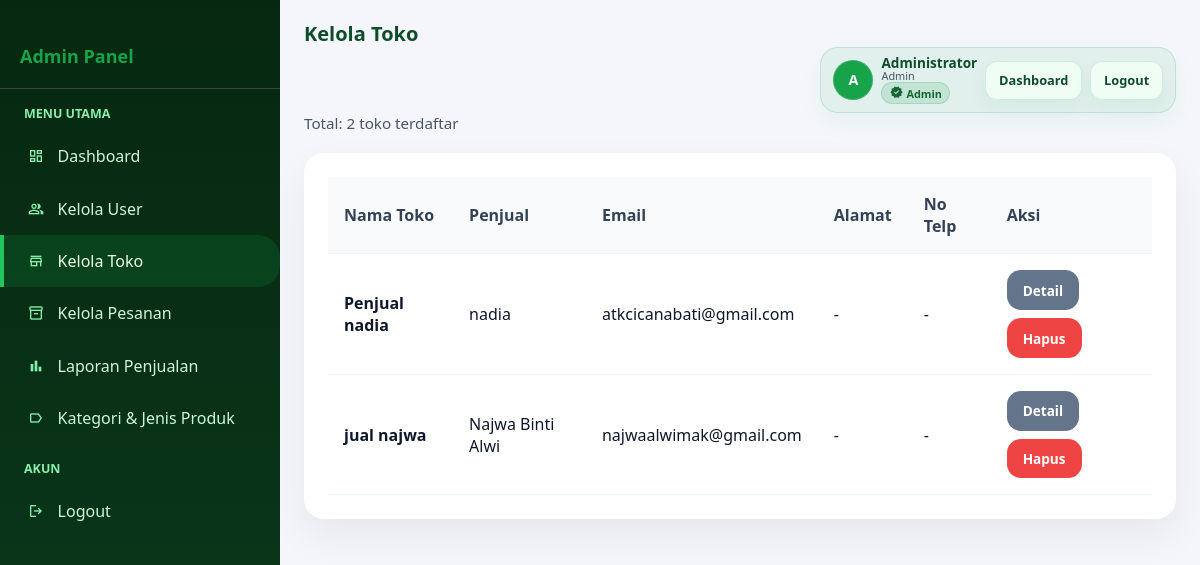
Page /admin/kelola_toko.php (signed in) on the committed database.
### tables this page shows
CREATE TABLE `toko` (
  `id` int(10) UNSIGNED NOT NULL,
  `user_id` int(10) UNSIGNED NOT NULL,
  `nama_toko` varchar(150) NOT NULL,
  `deskripsi` text DEFAULT NULL,
  `foto_toko` varchar(255) DEFAULT NULL,
  `bank_nama` varchar(100) DEFAULT NULL,
  `no_rekening` varchar(50) DEFAULT NULL,
  `nama_rekening` varchar(150) DEFAULT NULL,
  `total_terjual` int(10) UNSIGNED NOT NULL DEFAULT 0,
  `is_active` tinyint(1) NOT NULL DEFAULT 1,
  `created_at` datetime NOT NULL DEFAULT current_timestamp(),
  `updated_at` datetime NOT NULL DEFAULT current_timestamp() ON UPDATE current_timestamp()
);

CREATE TABLE `users` (
  `id` int(10) UNSIGNED NOT NULL,
  `nama` varchar(150) NOT NULL,
  `angkatan` varchar(30) NOT NULL COMMENT 'Contoh: 2020, 2021, Alumni',
  `jenis_keanggotaan` enum('penjual','bukan_penjual') NOT NULL,
  `alamat` text NOT NULL,
  `no_telp` varchar(30) DEFAULT NULL COMMENT 'Nomor telepon pengguna',
  `email` varchar(150) NOT NULL,
  `password` varchar(255) NOT NULL COMMENT 'Bcrypt hash',
  `role` enum('admin','penjual','pembeli') NOT NULL DEFAULT 'pembeli',
  `is_active` tinyint(1) NOT NULL DEFAULT 1,
  `created_at` datetime NOT NULL DEFAULT current_timestamp(),
  `updated_at` datetime NOT NULL DEFAULT current_timestamp() ON UPDATE current_timestamp()
);

### admin/kelola_toko.php (the view, shortened to what this page needs)
<?php
include '../Koneksi.php';
$toko = mysqli_query($koneksi, "
    SELECT t.*, u.nama as penjual, u.email
    FROM toko t
    JOIN users u ON t.user_id = u.id
    ORDER BY t.created_at DESC
");
$total = mysqli_num_rows($toko);
?>
<!DOCTYPE html>
<html>
<head>
    <link rel="stylesheet" href="../admin/Style.css">
</head>
<body>
<div class="wrapper">
    <div class="sidebar">
        <div style="padding: 20px; border-bottom: 1px solid #444;">
            <h3 style="color: #16a34a; font-size: 18px;">Admin Panel</h3>
        </div>
        <ul class="sidebar-menu">
            <li class="sidebar-title">Menu Utama</li>
            <li><a href="index.php"><span class="material-symbols-outlined icon">dashboard</span> Dashboard</a></li>
            <li><a href="users.php"><span class="material-symbols-outlined icon">people</span> Kelola User</a></li>
            <li><a href="kelola_toko.php" class="active"><span class="material-symbols-outlined icon">store</span> Kelola Toko</a></li>
            <li><a href="kelola_pesanan.php"><span class="material-symbols-outlined icon">inventory_2</span> Kelola Pesanan</a></li>
            <li><a href="laporan_penjualan.php"><span class="material-symbols-outlined icon">bar_chart</span> Laporan Penjualan</a></li>
            <li><a href="kelola_kategori.php"><span class="material-symbols-outlined icon">label</span> Kategori & Jenis Produk</a></li>
            <li class="sidebar-title">Akun</li>
            <li><a href="../auth/logout.php"><span class="material-symbols-outlined icon">logout</span> Logout</a></li>
        </ul>
    </div>
    <div class="main-content">
        <div class="navbar">
            <div class="navbar-brand">Kelola Toko</div>
            <div class="navbar-right">
                <div class="navbar-user">
                    <div class="avatar">
                        <?php if (!empty($_SESSION['avatar']) && file_exists(__DIR__ . '/../uploads/' . $_SESSION['avatar'])): ?>
                            <img src="../uploads/<?php echo htmlspecialchars($_SESSION['avatar']); ?>" alt="avatar">
                        <?php else: ?>
                            <span class="avatar-initials"><?php echo strtoupper(substr(trim($_SESSION['nama'] ?? 'A'),0,1)); ?></span>
                        <?php endif; ?>
                    </div>
                    <div class="user-info">
                        <div class="user-name"><?php echo htmlspecialchars($_SESSION['nama'] ?? 'Admin'); ?></div>
                        <div class="user-role"><span class="badge <?php echo 'badge-' . (strtolower($_SESSION['role'] ?? 'admin')); ?>"><?php echo htmlspecialchars(ucfirst($_SESSION['role'] ?? 'Admin')); ?></span></div>
                    </div>
                    <div class="navbar-links">
                        <a href="index.php" class="btn btn-sm">Dashboard</a>
                        <a href="../auth/logout.php" class="btn btn-danger btn-sm">Logout</a>
                    </div>
                </div>
            </div>
        </div>
        <p class="page-subtitle">Total: <?php echo $total; ?> toko terdaftar</p>
        <div class="card">
            <div style="overflow-x: auto;">
                <table class="table">
                    <thead>
                        <tr>
                            <th>Nama Toko</th>
                            <th>Penjual</th>
                            <th>Email</th>
                            <th>Alamat</th>
                            <th>No Telp</th>
                            <th>Aksi</th>
                        </tr>
                    </thead>
                    <tbody>
                        <?php while ($row = mysqli_fetch_assoc($toko)) { ?>
                        <tr>
                            <td><strong><?php echo htmlspecialchars($row['nama_toko']); ?></strong></td>
                            <td><?php echo htmlspecialchars($row['penjual']); ?></td>
                            <td><?php echo htmlspecialchars($row['email']); ?></td>
                            <td><?php echo htmlspecialchars($row['alamat'] ?? '-'); ?></td>
                            <td><?php echo htmlspecialchars($row['no_telp'] ?? ($row['telp'] ?? '-')); ?></td>
                            <td>
                                <div class="table-actions" style="display:flex; gap:8px;">
                                    <a class="btn btn-secondary btn-sm" href="toko_detail.php?id=<?php echo (int)$row['id']; ?>">Detail</a>
                                    <a class="btn btn-danger btn-sm" href="toko_delete.php?id=<?php echo (int)$row['id']; ?>" onclick="return confirm('Yakin hapus toko ini?')">Hapus</a>
                                </div>
                            </td>
                        </tr>
                        <?php } ?>
                    </tbody>
                </table>
            </div>
        </div>
    </div>
</div>
</body>
</html>

### rows in the picture
toko: nama_toko "Penjual nadia", user.nama "nadia", user.email "atkcicanabati@gmail.com", alamat "-", no_telp "-"
toko: nama_toko "jual najwa", user.nama "Najwa Binti Alwi", user.email "najwaalwimak@gmail.com", alamat "-", no_telp "-"

### other values in the picture
substr(trim($_SESSION['nama'] ?? 'A'),0,1) "A"
$_SESSION['nama'] "Administrator"
$_SESSION['role'] "Admin"
$total "2"
